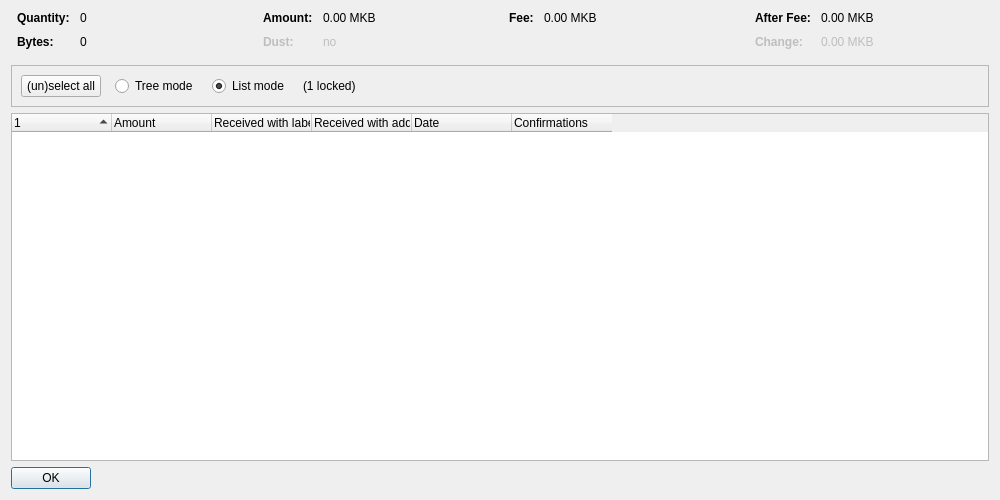
<?xml version="1.0" encoding="UTF-8"?>
<ui version="4.0">
 <class>CoinControlDialog</class>
 <widget class="QDialog" name="CoinControlDialog">
  <property name="geometry">
   <rect>
    <x>0</x>
    <y>0</y>
    <width>1000</width>
    <height>500</height>
   </rect>
  </property>
  <property name="windowTitle">
   <string>Coin Selection</string>
  </property>
  <layout class="QVBoxLayout" name="verticalLayout">
   <item>
    <layout class="QHBoxLayout" name="horizontalLayoutTop" stretch="0,0,0,0">
     <property name="topMargin">
      <number>0</number>
     </property>
     <property name="bottomMargin">
      <number>10</number>
     </property>
     <item>
      <layout class="QFormLayout" name="formLayoutCoinControl1">
       <property name="horizontalSpacing">
        <number>10</number>
       </property>
       <property name="verticalSpacing">
        <number>10</number>
       </property>
       <property name="leftMargin">
        <number>6</number>
       </property>
       <property name="rightMargin">
        <number>6</number>
       </property>
       <item row="0" column="0">
        <widget class="QLabel" name="labelCoinControlQuantityText">
         <property name="font">
          <font>
           <weight>75</weight>
           <bold>true</bold>
          </font>
         </property>
         <property name="text">
          <string>Quantity:</string>
         </property>
        </widget>
       </item>
       <item row="0" column="1">
        <widget class="QLabel" name="labelCoinControlQuantity">
         <property name="cursor">
          <cursorShape>IBeamCursor</cursorShape>
         </property>
         <property name="contextMenuPolicy">
          <enum>Qt::ActionsContextMenu</enum>
         </property>
         <property name="text">
          <string notr="true">0</string>
         </property>
         <property name="textInteractionFlags">
          <set>Qt::LinksAccessibleByMouse|Qt::TextSelectableByKeyboard|Qt::TextSelectableByMouse</set>
         </property>
        </widget>
       </item>
       <item row="1" column="0">
        <widget class="QLabel" name="labelCoinControlBytesText">
         <property name="font">
          <font>
           <weight>75</weight>
           <bold>true</bold>
          </font>
         </property>
         <property name="text">
          <string>Bytes:</string>
         </property>
        </widget>
       </item>
       <item row="1" column="1">
        <widget class="QLabel" name="labelCoinControlBytes">
         <property name="cursor">
          <cursorShape>IBeamCursor</cursorShape>
         </property>
         <property name="contextMenuPolicy">
          <enum>Qt::ActionsContextMenu</enum>
         </property>
         <property name="text">
          <string notr="true">0</string>
         </property>
         <property name="textInteractionFlags">
          <set>Qt::LinksAccessibleByMouse|Qt::TextSelectableByKeyboard|Qt::TextSelectableByMouse</set>
         </property>
        </widget>
       </item>
      </layout>
     </item>
     <item>
      <layout class="QFormLayout" name="formLayoutCoinControl2">
       <property name="horizontalSpacing">
        <number>10</number>
       </property>
       <property name="verticalSpacing">
        <number>10</number>
       </property>
       <property name="leftMargin">
        <number>6</number>
       </property>
       <property name="rightMargin">
        <number>6</number>
       </property>
       <item row="0" column="0">
        <widget class="QLabel" name="labelCoinControlAmountText">
         <property name="font">
          <font>
           <weight>75</weight>
           <bold>true</bold>
          </font>
         </property>
         <property name="text">
          <string>Amount:</string>
         </property>
        </widget>
       </item>
       <item row="0" column="1">
        <widget class="QLabel" name="labelCoinControlAmount">
         <property name="cursor">
          <cursorShape>IBeamCursor</cursorShape>
         </property>
         <property name="contextMenuPolicy">
          <enum>Qt::ActionsContextMenu</enum>
         </property>
         <property name="text">
          <string notr="true">0.00 MKB</string>
         </property>
         <property name="textInteractionFlags">
          <set>Qt::LinksAccessibleByMouse|Qt::TextSelectableByKeyboard|Qt::TextSelectableByMouse</set>
         </property>
        </widget>
       </item>
       <item row="1" column="0">
        <widget class="QLabel" name="labelCoinControlLowOutputText">
         <property name="enabled">
          <bool>false</bool>
         </property>
         <property name="font">
          <font>
           <weight>75</weight>
           <bold>true</bold>
          </font>
         </property>
         <property name="text">
          <string>Dust:</string>
         </property>
        </widget>
       </item>
       <item row="1" column="1">
        <widget class="QLabel" name="labelCoinControlLowOutput">
         <property name="enabled">
          <bool>false</bool>
         </property>
         <property name="cursor">
          <cursorShape>IBeamCursor</cursorShape>
         </property>
         <property name="contextMenuPolicy">
          <enum>Qt::ActionsContextMenu</enum>
         </property>
         <property name="text">
          <string notr="true">no</string>
         </property>
         <property name="textInteractionFlags">
          <set>Qt::LinksAccessibleByMouse|Qt::TextSelectableByKeyboard|Qt::TextSelectableByMouse</set>
         </property>
        </widget>
       </item>
      </layout>
     </item>
     <item>
      <layout class="QFormLayout" name="formLayoutCoinControl3">
       <property name="horizontalSpacing">
        <number>10</number>
       </property>
       <property name="verticalSpacing">
        <number>10</number>
       </property>
       <property name="leftMargin">
        <number>6</number>
       </property>
       <property name="rightMargin">
        <number>6</number>
       </property>
       <item row="0" column="0">
        <widget class="QLabel" name="labelCoinControlFeeText">
         <property name="font">
          <font>
           <weight>75</weight>
           <bold>true</bold>
          </font>
         </property>
         <property name="text">
          <string>Fee:</string>
         </property>
        </widget>
       </item>
       <item row="0" column="1">
        <widget class="QLabel" name="labelCoinControlFee">
         <property name="cursor">
          <cursorShape>IBeamCursor</cursorShape>
         </property>
         <property name="contextMenuPolicy">
          <enum>Qt::ActionsContextMenu</enum>
         </property>
         <property name="text">
          <string notr="true">0.00 MKB</string>
         </property>
         <property name="textInteractionFlags">
          <set>Qt::LinksAccessibleByMouse|Qt::TextSelectableByKeyboard|Qt::TextSelectableByMouse</set>
         </property>
        </widget>
       </item>
      </layout>
     </item>
     <item>
      <layout class="QFormLayout" name="formLayoutCoinControl4">
       <property name="horizontalSpacing">
        <number>10</number>
       </property>
       <property name="verticalSpacing">
        <number>10</number>
       </property>
       <property name="leftMargin">
        <number>6</number>
       </property>
       <property name="rightMargin">
        <number>6</number>
       </property>
       <item row="0" column="0">
        <widget class="QLabel" name="labelCoinControlAfterFeeText">
         <property name="font">
          <font>
           <weight>75</weight>
           <bold>true</bold>
          </font>
         </property>
         <property name="text">
          <string>After Fee:</string>
         </property>
        </widget>
       </item>
       <item row="0" column="1">
        <widget class="QLabel" name="labelCoinControlAfterFee">
         <property name="cursor">
          <cursorShape>IBeamCursor</cursorShape>
         </property>
         <property name="contextMenuPolicy">
          <enum>Qt::ActionsContextMenu</enum>
         </property>
         <property name="text">
          <string notr="true">0.00 MKB</string>
         </property>
         <property name="textInteractionFlags">
          <set>Qt::LinksAccessibleByMouse|Qt::TextSelectableByKeyboard|Qt::TextSelectableByMouse</set>
         </property>
        </widget>
       </item>
       <item row="1" column="0">
        <widget class="QLabel" name="labelCoinControlChangeText">
         <property name="enabled">
          <bool>false</bool>
         </property>
         <property name="font">
          <font>
           <weight>75</weight>
           <bold>true</bold>
          </font>
         </property>
         <property name="text">
          <string>Change:</string>
         </property>
        </widget>
       </item>
       <item row="1" column="1">
        <widget class="QLabel" name="labelCoinControlChange">
         <property name="enabled">
          <bool>false</bool>
         </property>
         <property name="cursor">
          <cursorShape>IBeamCursor</cursorShape>
         </property>
         <property name="contextMenuPolicy">
          <enum>Qt::ActionsContextMenu</enum>
         </property>
         <property name="text">
          <string notr="true">0.00 MKB</string>
         </property>
         <property name="textInteractionFlags">
          <set>Qt::LinksAccessibleByMouse|Qt::TextSelectableByKeyboard|Qt::TextSelectableByMouse</set>
         </property>
        </widget>
       </item>
      </layout>
     </item>
    </layout>
   </item>
   <item>
    <widget class="QFrame" name="frame">
     <property name="minimumSize">
      <size>
       <width>0</width>
       <height>40</height>
      </size>
     </property>
     <property name="frameShape">
      <enum>QFrame::StyledPanel</enum>
     </property>
     <property name="frameShadow">
      <enum>QFrame::Sunken</enum>
     </property>
     <layout class="QHBoxLayout" name="horizontalLayout">
      <item>
       <layout class="QHBoxLayout" name="horizontalLayoutPanel" stretch="0,0,0,0,0">
        <property name="spacing">
         <number>14</number>
        </property>
        <item>
         <widget class="QPushButton" name="pushButtonSelectAll">
          <property name="sizePolicy">
           <sizepolicy hsizetype="Maximum" vsizetype="Fixed">
            <horstretch>0</horstretch>
            <verstretch>0</verstretch>
           </sizepolicy>
          </property>
          <property name="text">
           <string>(un)select all</string>
          </property>
          <property name="autoDefault">
           <bool>false</bool>
          </property>
         </widget>
        </item>
        <item>
         <widget class="QRadioButton" name="radioTreeMode">
          <property name="sizePolicy">
           <sizepolicy hsizetype="Maximum" vsizetype="Fixed">
            <horstretch>0</horstretch>
            <verstretch>0</verstretch>
           </sizepolicy>
          </property>
          <property name="text">
           <string>Tree mode</string>
          </property>
         </widget>
        </item>
        <item>
         <widget class="QRadioButton" name="radioListMode">
          <property name="sizePolicy">
           <sizepolicy hsizetype="Maximum" vsizetype="Fixed">
            <horstretch>0</horstretch>
            <verstretch>0</verstretch>
           </sizepolicy>
          </property>
          <property name="text">
           <string>List mode</string>
          </property>
          <property name="checked">
           <bool>true</bool>
          </property>
         </widget>
        </item>
        <item>
         <widget class="QLabel" name="labelLocked">
          <property name="text">
           <string notr="true">(1 locked)</string>
          </property>
         </widget>
        </item>
        <item>
         <spacer name="horizontalSpacer">
          <property name="orientation">
           <enum>Qt::Horizontal</enum>
          </property>
          <property name="sizeHint" stdset="0">
           <size>
            <width>40</width>
            <height>20</height>
           </size>
          </property>
         </spacer>
        </item>
       </layout>
      </item>
     </layout>
    </widget>
   </item>
   <item>
    <widget class="CoinControlTreeWidget" name="treeWidget">
     <property name="contextMenuPolicy">
      <enum>Qt::CustomContextMenu</enum>
     </property>
     <property name="sortingEnabled">
      <bool>false</bool>
     </property>
     <property name="columnCount">
      <number>6</number>
     </property>
     <attribute name="headerShowSortIndicator" stdset="0">
      <bool>true</bool>
     </attribute>
     <attribute name="headerStretchLastSection">
      <bool>false</bool>
     </attribute>
     <column>
      <property name="text">
       <string/>
      </property>
     </column>
     <column>
      <property name="text">
       <string>Amount</string>
      </property>
     </column>
     <column>
      <property name="text">
       <string>Received with label</string>
      </property>
     </column>
     <column>
      <property name="text">
       <string>Received with address</string>
      </property>
     </column>
     <column>
      <property name="text">
       <string>Date</string>
      </property>
     </column>
     <column>
      <property name="text">
       <string>Confirmations</string>
      </property>
      <property name="toolTip">
       <string>Confirmed</string>
      </property>
     </column>
     <column>
      <property name="text">
       <string/>
      </property>
     </column>
     <column>
      <property name="text">
       <string/>
      </property>
     </column>
     <column>
      <property name="text">
       <string/>
      </property>
     </column>
     <column>
      <property name="text">
       <string/>
      </property>
     </column>
    </widget>
   </item>
   <item>
    <widget class="QDialogButtonBox" name="buttonBox">
     <property name="sizePolicy">
      <sizepolicy hsizetype="Maximum" vsizetype="Fixed">
       <horstretch>0</horstretch>
       <verstretch>0</verstretch>
      </sizepolicy>
     </property>
     <property name="orientation">
      <enum>Qt::Horizontal</enum>
     </property>
     <property name="standardButtons">
      <set>QDialogButtonBox::Ok</set>
     </property>
    </widget>
   </item>
  </layout>
 </widget>
 <customwidgets>
  <customwidget>
   <class>CoinControlTreeWidget</class>
   <extends>QTreeWidget</extends>
   <header>qt/coincontroltreewidget.h</header>
  </customwidget>
 </customwidgets>
 <resources/>
 <connections/>
</ui>
